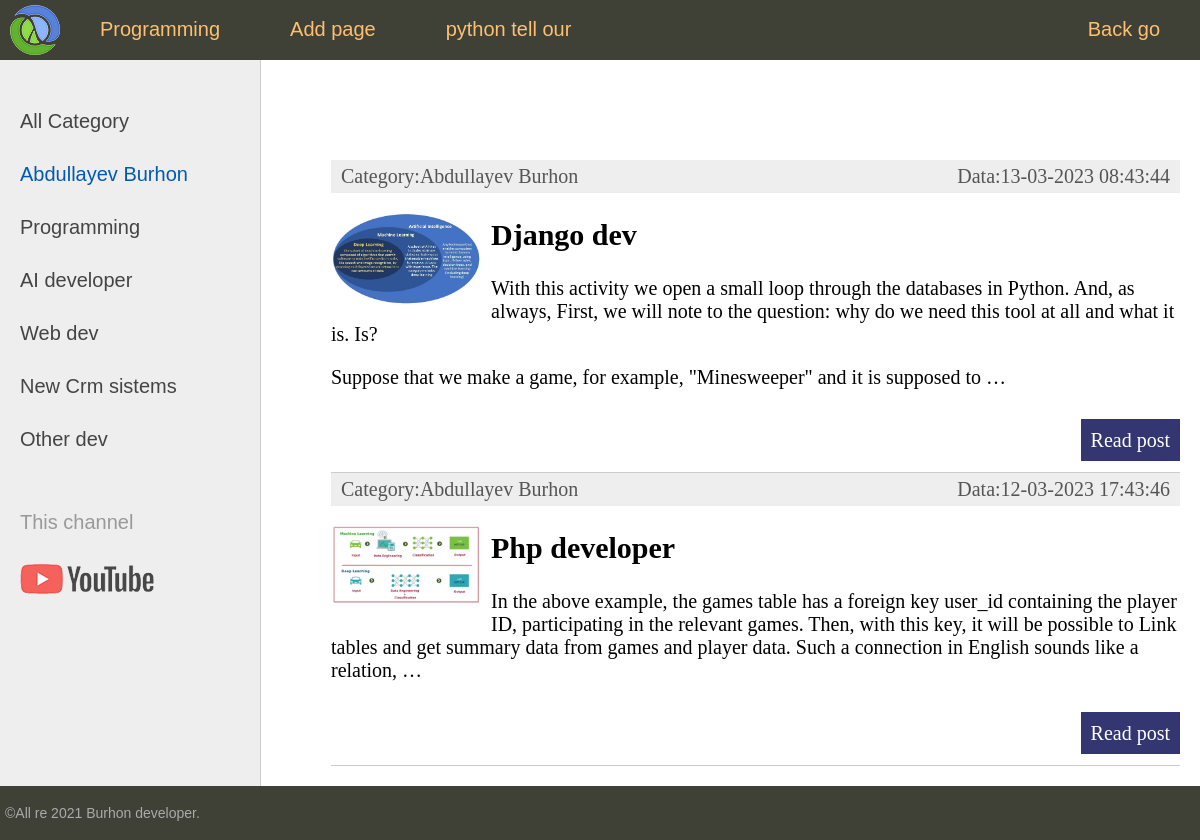
Page /category/1/ on the committed database.
### university/models.py (models this page shows, shortened)
class Category(models.Model):
    name = models.CharField(max_length=300, db_index=True)
    def __str__(self):
        return self.name
    def get_absolute_url(self):
        return reverse('category', kwargs={"cat_id":self.pk})
    class Meta:
        verbose_name = "Category"
        verbose_name_plural = "Categories"
        ordering =['id']

class Women(models.Model):
    title = models.CharField(max_length=300)
    content = models.TextField(blank=True)
    image = models.ImageField(upload_to='images/%Y/%m/%d/')
    time_create = models.DateTimeField(auto_now_add=True)
    time_update = models.DateTimeField(auto_now=True)
    is_published = models.BooleanField(default=True)
    cat  = models.ForeignKey("Category", on_delete=models.PROTECT, null=True)
    def get_absolute_url(self):
        return reverse('post', kwargs={"post_id":self.pk})
    class Meta:
        verbose_name = "Customer"
        verbose_name_plural = "Customers"
        ordering =['time_create', 'title']

### university/views.py (the view)
# urls.py: path('category/<int:cat_id>/', show_category, name='category'),
def show_category(request, cat_id):
    posts = Women.objects.filter(cat_id=cat_id)
    cats = Category.objects.all()
    ctx = {
        "posts": posts,
        "cats": cats,
        "menu": menu,
        "title": "Menu site",
        "cat_selected": cat_id,
    }
    return render(request, 'home.html', ctx)

### templates/home.html (shortened to what this page needs)
{% extends 'base.html' %}
{% block content %}
<ul class="list-articles">
	{% for p in posts %}
			<li><div class="article-panel">
	<p class="first">Category:{{p.cat}}</p>
	<p class="last">Data:{{p.time_update| date:"d-m-Y H:i:s"}}</p>
	</div>
{% if p.image %}
	<p><img class="img-article-left thumb" src="{{ p.image.url }}"></p>
{% endif %}
				<h2>{{p.title}}</h2>
	{% autoescape on %}
	{{p.content|linebreaks|truncatewords:50}}
	{% endautoescape %}
			<p class="link-read-post"><a href="{{ p.get_absolute_url  }}">Read post</a></p>
			</li>
	{% endfor %}
</ul>
{% endblock %}

### templates/base.html (shortened to what this page needs)
<!DOCTYPE html>
{% load static %}
<html>
<head>
	<link type="text/css" href="{% static 'women/css/styles.css' %}" rel="stylesheet" />
</head>
<body>
<table class="table-page" border=0 cellpadding="0" cellspacing="0">
<tr><td valign=top>
{% block mainmenu %}
		<div class="header">
			<ul id="mainmenu" class="mainmenu">
			<li class="logo"><a href="{% url 'home' %}"><div class="logo"></div></a></li>
{% for m in menu %}
	{% if not forloop.last %}
			<li><a href="{% url  m.url_name %}">{{m.title}}</a></li>
	{% else %}
			<li class="last"><a href="{% url  m.url_name %}">{{m.title}}</a></li>
	{% endif %}
{% endfor %}
			</ul>
		</div>
{% endblock mainmenu %}
<table class="table-content" border=0 cellpadding="0" cellspacing="0">
<tr>
	<td valign="top" class="left-chapters">
	<ul id="leftchapters">
{% if cat_selected == 0  %}
		<li class="selected">All category</li>
{% else  %}
		<li><a href="{% url 'home' %}">All Category</a></li>
{% endif %}
{% for c in cats %}
		{% if c.pk == cat_selected  %}
			<li class="selected">{{c.name}}</li>
		{% else %}
			<li><a href="{{ c.get_absolute_url }}">{{c.name}}</a></li>
		{% endif  %}
{% endfor %}
		<li class="share">
		<p>This  channel</p>
		<a class="share-yt" href="https://www.youtube.com/channel/UClJzWfGWuGJL2t-3dYKcHTA/playlists" target="_blank" rel="nofollow"></a>
		</li>
	</ul>
</td>
<td valign="top" class="content">
	<div class="content-text">
{% block content %}
{% endblock %}
	</div>
</td></tr></table>
</td></tr>
<tr><td valign=top>
	<div id="footer">
		<p>&copy;All re 2021 Burhon developer.</p>
	</div>
</td></tr></table>
</body>
</html>

### static/css/styles.css (style rules this page uses)
html, body { font-family: 'Arial'; margin: 0; padding: 0; height: 100%; width: 100%; color: #444; }
a { color: #0059b2; text-decoration: none; }
img { max-width: 600px; height: auto; }
img.img-article-left { max-width: 300px; height: auto; float: left; padding: 0 10px 10px 0; }
img.img-article-left.thumb { max-width: 150px; height: auto; }
p.link-read-post { text-align: right; }
p.link-read-post a { padding: 10px; min-width: 100px; background: #333671; color: #fff; text-decoration: none; }
div.article-panel { background: #eee; padding: 5px 10px 5px 10px; box-sizing: border-box; overflow: hidden; color: #555; }
div.article-panel p.first { margin: 0; float: left; }
div.article-panel p.last { margin: 0; float: right; }
ul.list-articles { list-style: none; margin: 0; padding: 0; }
ul.list-articles li { border-bottom: 1px solid #ccc; }
.table-page { width: 100%; height: 100%; vertical-align: top; }
.table-page tr { height: 100%; }
.header { background: #3F4137; height: 60px; }
.logo { background: url('../images/logo.png') no-repeat 10px 5px; width: 70px; height: 60px; }
ul.mainmenu { list-style: none; margin: 0; padding: 0; height: 60px; color: #fdc073; font-size: 20px; overflow: hidden; }
ul.mainmenu li { float: left; margin: 18px 40px 0 30px; }
ul.mainmenu li.logo { margin: 0; }
ul.mainmenu li.last { float: right; }
ul.mainmenu li a { color: #fdc073; text-decoration: none; }
.table-content { width: 100%; min-height: 100%; height: 100%; }
.left-chapters { margin: 0; background: #eee; border-right: 1px solid #ccc; min-height: 100%; }
.left-chapters ul { width: 230px; min-height: 100%; margin: 0; padding: 20px 10px 10px 20px; list-style: none; font-size: 20px; }
.left-chapters ul li { margin: 30px 0 0 0; color: #999; }
.left-chapters ul li.selected { color: #0059b2; }
.left-chapters ul li a { color: #444; text-decoration: none; }
.left-chapters ul li.share { margin: 60px 0 0 0; }
.left-chapters ul li.share p { margin: 30px 0 30px 0; }
.left-chapters ul li.share a { display: inline-block; width: 40px; height: 40px; margin: 0 20px 0 0; }
.left-chapters ul li.share a.share-yt { width: 100%; height: 30px; background: url('../images/share_yt.png') no-repeat 0 0 }
.content { padding: 40px 20px 20px 40px; width: 100%; box-sizing: border-box; }
.content-text { margin: 60px 0 0 30px; color: #000; font-size: 20px; font-family: Yandex Sans Display Light; }
#footer { box-sizing: border-box; background: #3F4137; padding: 5px; color: #aaa; font-size: 14px; font-family: Verdana, Geneva, Arial, Helvetica; text-align: left; overflow: hidden; }

### rows in the picture
Category: name "Abdullayev Burhon"
Category: name "Programming"
Category: name "AI developer"
Category: name "Web dev"
Category: name "New Crm sistems"
Category: name "Other dev"
Women: cat "Abdullayev Burhon", time_update "13-03-2023 08:43:44", image (picture), title "Django dev", content "With this activity we open a small loop through the databases in Python. And, as always, First, we will note to the question: why do we need this tool at all and what it is. Is? Suppose that we make a game, for example, \"Minesweeper\" and it is supposed to …"
Women: cat "Abdullayev Burhon", time_update "12-03-2023 17:43:46", image (picture), title "Php developer", content "In the above example, the games table has a foreign key user_id containing the player ID, participating in the relevant games. Then, with this key, it will be possible to Link tables and get summary data from games and player data. Such a connection in English sounds like a relation, …"

### other values in the picture
{{ m.title }} "Programming" "Add page" "python tell our"
{{ m.title }} "Back go"
